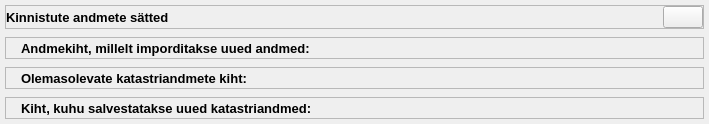
                 <widget class="QWidget" name="qwSU_Layers" native="true">
                  <property name="styleSheet">
                   <string notr="true"/>
                  </property>
                  <layout class="QVBoxLayout" name="verticalLayout_2">
                   <property name="spacing">
                    <number>8</number>
                   </property>
                   <property name="leftMargin">
                    <number>5</number>
                   </property>
                   <property name="topMargin">
                    <number>5</number>
                   </property>
                   <property name="rightMargin">
                    <number>5</number>
                   </property>
                   <property name="bottomMargin">
                    <number>5</number>
                   </property>
                   <item>
                    <widget class="QFrame" name="frame_26">
                     <property name="frameShape">
                      <enum>QFrame::StyledPanel</enum>
                     </property>
                     <property name="frameShadow">
                      <enum>QFrame::Raised</enum>
                     </property>
                     <layout class="QHBoxLayout" name="horizontalLayout_19">
                      <property name="spacing">
                       <number>0</number>
                      </property>
                      <property name="leftMargin">
                       <number>0</number>
                      </property>
                      <property name="topMargin">
                       <number>0</number>
                      </property>
                      <property name="rightMargin">
                       <number>0</number>
                      </property>
                      <property name="bottomMargin">
                       <number>0</number>
                      </property>
                      <item>
                       <widget class="QLabel" name="label_30">
                        <property name="font">
                         <font>
                          <pointsize>10</pointsize>
                          <weight>75</weight>
                          <italic>false</italic>
                          <bold>true</bold>
                          <underline>false</underline>
                         </font>
                        </property>
                        <property name="text">
                         <string>Kinnistute andmete sätted</string>
                        </property>
                       </widget>
                      </item>
                      <item>
                       <spacer name="horizontalSpacer_7">
                        <property name="orientation">
                         <enum>Qt::Horizontal</enum>
                        </property>
                        <property name="sizeHint" stdset="0">
                         <size>
                          <width>494</width>
                          <height>20</height>
                         </size>
                        </property>
                       </spacer>
                      </item>
                      <item>
                       <widget class="QPushButton" name="pbLayerSettings">
                        <property name="text">
                         <string/>
                        </property>
                        <property name="icon">
                         <iconset>
                          <normaloff>icons/Icons_hele/settings.svg</normaloff>icons/Icons_hele/settings.svg</iconset>
                        </property>
                        <property name="iconSize">
                         <size>
                          <width>16</width>
                          <height>16</height>
                         </size>
                        </property>
                       </widget>
                      </item>
                     </layout>
                    </widget>
                   </item>
                   <item>
                    <widget class="QFrame" name="frame_14">
                     <property name="styleSheet">
                      <string notr="true"/>
                     </property>
                     <property name="frameShape">
                      <enum>QFrame::StyledPanel</enum>
                     </property>
                     <property name="frameShadow">
                      <enum>QFrame::Raised</enum>
                     </property>
                     <layout class="QHBoxLayout" name="horizontalLayout_15">
                      <property name="spacing">
                       <number>10</number>
                      </property>
                      <property name="leftMargin">
                       <number>15</number>
                      </property>
                      <property name="topMargin">
                       <number>0</number>
                      </property>
                      <property name="rightMargin">
                       <number>0</number>
                      </property>
                      <property name="bottomMargin">
                       <number>0</number>
                      </property>
                      <item>
                       <widget class="QLabel" name="label_16">
                        <property name="font">
                         <font>
                          <pointsize>10</pointsize>
                          <weight>75</weight>
                          <bold>true</bold>
                         </font>
                        </property>
                        <property name="text">
                         <string>Andmekiht, millelt imporditakse uued andmed:</string>
                        </property>
                       </widget>
                      </item>
                      <item>
                       <widget class="QLabel" name="lblSHPNewItems">
                        <property name="text">
                         <string/>
                        </property>
                       </widget>
                      </item>
                      <item>
                       <spacer name="horizontalSpacer_2">
                        <property name="orientation">
                         <enum>Qt::Horizontal</enum>
                        </property>
                        <property name="sizeHint" stdset="0">
                         <size>
                          <width>309</width>
                          <height>20</height>
                         </size>
                        </property>
                       </spacer>
                      </item>
                     </layout>
                    </widget>
                   </item>
                   <item>
                    <widget class="QFrame" name="frame_15">
                     <property name="frameShape">
                      <enum>QFrame::StyledPanel</enum>
                     </property>
                     <property name="frameShadow">
                      <enum>QFrame::Raised</enum>
                     </property>
                     <layout class="QHBoxLayout" name="horizontalLayout_29">
                      <property name="spacing">
                       <number>10</number>
                      </property>
                      <property name="leftMargin">
                       <number>15</number>
                      </property>
                      <property name="topMargin">
                       <number>0</number>
                      </property>
                      <property name="rightMargin">
                       <number>0</number>
                      </property>
                      <property name="bottomMargin">
                       <number>0</number>
                      </property>
                      <item>
                       <widget class="QLabel" name="label_6">
                        <property name="font">
                         <font>
                          <pointsize>10</pointsize>
                          <weight>75</weight>
                          <bold>true</bold>
                         </font>
                        </property>
                        <property name="text">
                         <string>Olemasolevate katastriandmete kiht:</string>
                        </property>
                       </widget>
                      </item>
                      <item>
                       <widget class="QLabel" name="lblcurrent_main_layer_label">
                        <property name="font">
                         <font>
                          <pointsize>10</pointsize>
                          <weight>50</weight>
                          <bold>false</bold>
                         </font>
                        </property>
                        <property name="text">
                         <string/>
                        </property>
                       </widget>
                      </item>
                      <item>
                       <spacer name="horizontalSpacer_5">
                        <property name="orientation">
                         <enum>Qt::Horizontal</enum>
                        </property>
                        <property name="sizeHint" stdset="0">
                         <size>
                          <width>370</width>
                          <height>20</height>
                         </size>
                        </property>
                       </spacer>
                      </item>
                     </layout>
                    </widget>
                   </item>
                   <item>
                    <widget class="QFrame" name="frame_16">
                     <property name="frameShape">
                      <enum>QFrame::StyledPanel</enum>
                     </property>
                     <property name="frameShadow">
                      <enum>QFrame::Raised</enum>
                     </property>
                     <layout class="QHBoxLayout" name="horizontalLayout_2">
                      <property name="spacing">
                       <number>10</number>
                      </property>
                      <property name="leftMargin">
                       <number>15</number>
                      </property>
                      <property name="topMargin">
                       <number>0</number>
                      </property>
                      <property name="rightMargin">
                       <number>0</number>
                      </property>
                      <property name="bottomMargin">
                       <number>0</number>
                      </property>
                      <item>
                       <widget class="QLabel" name="label_2">
                        <property name="font">
                         <font>
                          <pointsize>10</pointsize>
                          <weight>75</weight>
                          <bold>true</bold>
                         </font>
                        </property>
                        <property name="text">
                         <string>Kiht, kuhu salvestatakse uued katastriandmed:</string>
                        </property>
                       </widget>
                      </item>
                      <item>
                       <widget class="QLabel" name="lblnewCadastrals_input_layer_label">
                        <property name="font">
                         <font>
                          <pointsize>10</pointsize>
                          <weight>50</weight>
                          <bold>false</bold>
                         </font>
                        </property>
                        <property name="text">
                         <string/>
                        </property>
                       </widget>
                      </item>
                      <item>
                       <spacer name="horizontalSpacer_6">
                        <property name="orientation">
                         <enum>Qt::Horizontal</enum>
                        </property>
                        <property name="sizeHint" stdset="0">
                         <size>
                          <width>304</width>
                          <height>20</height>
                         </size>
                        </property>
                       </spacer>
                      </item>
                     </layout>
                    </widget>
                   </item>
                  </layout>
                 </widget>
